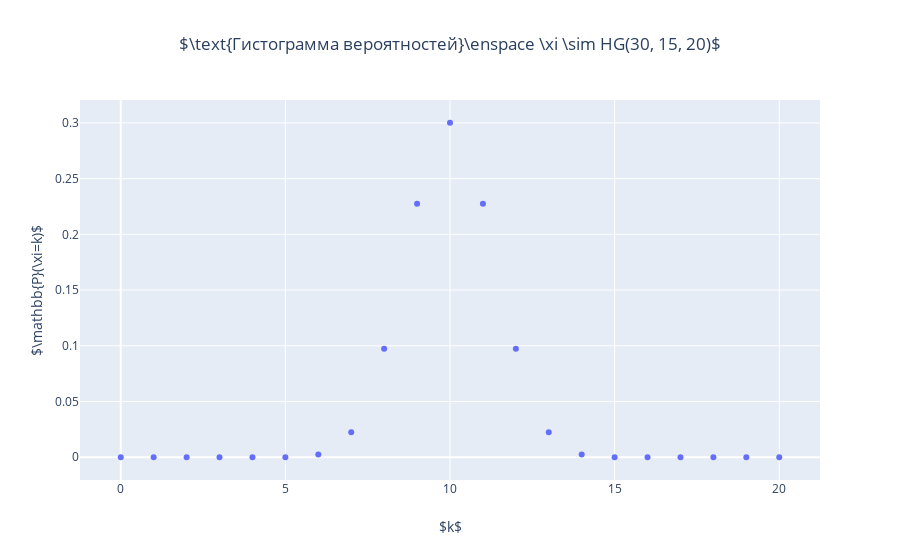

This figure's notebook cell:
### Code cell
xi = HG(30, 15, 20)
hist_data_x = range(xi.n+1)
hg_hist_fig = go.Figure(
    data=(
        go.Scatter(
            x=list(hist_data_x),
            y=list(map(xi.p, hist_data_x)),
            mode='markers',
        ),
    ),
    layout=go.Layout(
        title=go.layout.Title(
            text=r'$\text{Гистограмма вероятностей}\enspace \xi \sim ' + str(xi) + '$',
            x=.5,
        ),
        yaxis=go.layout.YAxis(
            title=go.layout.yaxis.Title(
                text=r'$\mathbb{P}(\xi=k)$',
            ),
        ),
        xaxis=go.layout.XAxis(
            title=go.layout.xaxis.Title(
                text=r'$k$',
            ),
        ),
    ),
)
hg_hist_fig.show()

### Figure 1 — Plotly figure (JSON) as saved in the notebook; plotly's stock layout.template omitted (floating-point values rounded to 4 significant figures)
{"data": [{"mode": "markers", "type": "scatter", "x": [0, 1, 2, 3, 4, 5, 6, 7, 8, 9, 10, 11, 12, 13, 14, 15, 16, 17, 18, 19, 20], "y": [0, 0, 0, 0, 0, 9.995e-05, 0.002499, 0.02249, 0.09745, 0.2274, 0.3001, 0.2274, 0.09745, 0.02249, 0.002499, 9.995e-05, 0, 0, 0, 0, 0]}], "layout": {"title": {"text": "$\\text{Гистограмма вероятностей}\\enspace \\xi \\sim HG(30, 15, 20)$", "x": 0.5}, "xaxis": {"title": {"text": "$k$"}}, "yaxis": {"title": {"text": "$\\mathbb{P}(\\xi=k)$"}}}}
